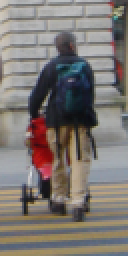
#> input picture 实验4 目标检测/PersonDetection/DATAIMAGE/positive/crop001038b.png, 64 x 128 px (shown 2 times larger); its folder holds 4 pictures in this run
$ python training_SVM.py
#> lines starting #> are read from the running program, lines starting #| are printed output that depends on the picture
from skimage.feature import hog
#from skimage.io import imread
import joblib,glob,os,cv2

from sklearn.svm import LinearSVC
from sklearn.model_selection import GridSearchCV, train_test_split
from sklearn import svm, metrics
import numpy as np
from sklearn.preprocessing import LabelEncoder

train_data = []
train_labels = []
pos_im_path = 'DATAIMAGE/positive/'
neg_im_path = 'DATAIMAGE/negative/'
model_path = 'models/models.dat'
# Load the positive features
for filename in glob.glob(os.path.join(pos_im_path,"*.png")):
    fd = cv2.imread(filename,0)
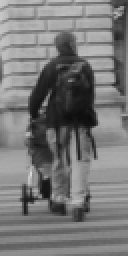
#> fd: shape (128, 64) (shown 2 times larger); min 12, max 215, mean 119.8
    fd = cv2.resize(fd,(64,128))
    fd = hog(fd,orientations=9,pixels_per_cell=(8,8),visualize=False,cells_per_block=(3,3))
#> fd = 6804 values, max 0.314 at index 6340, min 0 at index 17, mean 0.0765
    train_data.append(fd)
    train_labels.append(1)
#> pass 2 of the loop `for filename in glob.glob(os.path.join(pos_im_path,"*.png")):`:
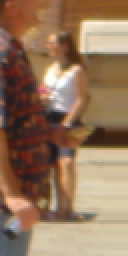
#> input picture 实验4 目标检测/PersonDetection/DATAIMAGE/positive/crop001063g.png, 64 x 128 px (shown 2 times larger)
#> `fd = cv2.imread(filename,0)`:
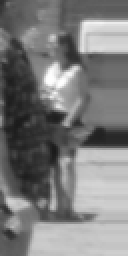
#> fd: shape (128, 64) (shown 2 times larger); min 26, max 254, mean 123.2
#> `fd = hog(fd,orientations=9,pixels_per_cell=(8,8),visualize=False,cells..`: fd = 6804 values, max 0.458 at index 4783, min 0 at index 13, mean 0.0725
#> pass 3 of the loop `for filename in glob.glob(os.path.join(pos_im_path,"*.png")):`:
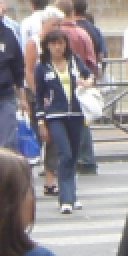
#> input picture 实验4 目标检测/PersonDetection/DATAIMAGE/positive/crop001133b.png, 64 x 128 px (shown 2 times larger)
#> `fd = cv2.imread(filename,0)`:
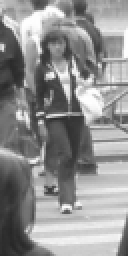
#> fd: shape (128, 64) (shown 2 times larger); min 39, max 254, mean 144.4
#> `fd = hog(fd,orientations=9,pixels_per_cell=(8,8),visualize=False,cells..`: fd = 6804 values, max 0.306 at index 4229, min 0 at index 77, mean 0.0796
#> the loop made 4 passes; the first 3 are shown

# Load the negative features
for filename in glob.glob(os.path.join(neg_im_path,"*.jpg")):
    fd = cv2.imread(filename,0)
    fd = cv2.resize(fd,(64,128))
    fd = hog(fd,orientations=9,pixels_per_cell=(8,8),visualize=False,cells_per_block=(3,3))
    train_data.append(fd)
    train_labels.append(0)
train_data = np.float32(train_data)
train_labels = np.array(train_labels)
print('Data Prepared........')
print('Train Data:',len(train_data))
print('Train Labels (1,0)',len(train_labels))


print("""Classification with SVM""")

model = LinearSVC()
print('Training...... Support Vector Machine')
#> (the run stopped early here; a loop or call above may not have finished)
